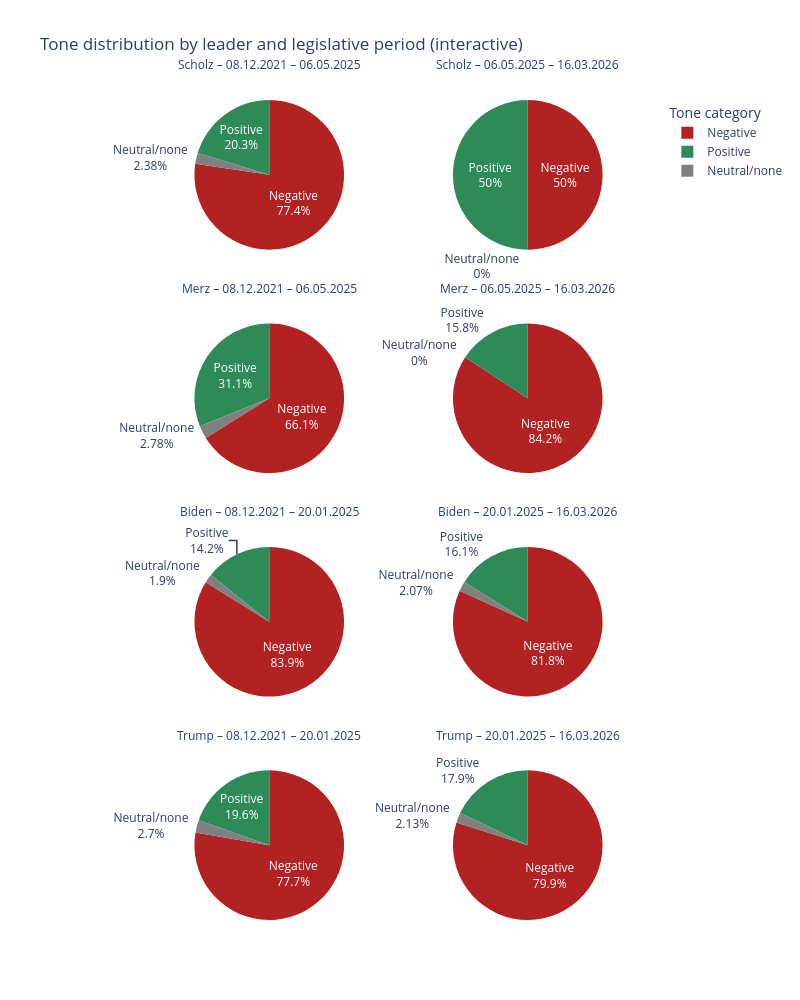

Source (notebook cell):
### Markdown cell above
**Interactive ones:**

### Code cell
import plotly.graph_objects as go

tone_focus = ["Positive", "Negative", "Neutral/none"]

leaders_order = ["Scholz", "Merz", "Biden", "Trump"]
periods_order = ["Period_DE_1", "Period_DE_2", "Period_US_1", "Period_US_2"]

leader_period_map = {
    "Scholz": ["Period_DE_1", "Period_DE_2"],
    "Merz":   ["Period_DE_1", "Period_DE_2"],
    "Biden":  ["Period_US_1", "Period_US_2"],
    "Trump":  ["Period_US_1", "Period_US_2"],
}

colors_map = {
    "Positive": "seagreen",
    "Negative": "firebrick",
    "Neutral/none": "gray"
}

fig = go.Figure()
n_rows = len(leaders_order)
n_cols = 2

v_gap = 0.09
usable_height = 1 - v_gap * (n_rows - 1)

annotations = []

for i, leader in enumerate(leaders_order):
    per_list = leader_period_map[leader]
    for j in range(n_cols):
        if j >= len(per_list):
            continue

        per = per_list[j]

        sub = counts[
            (counts["Leader"] == leader)
            & (counts["PeriodLegis"] == per)
            & (counts["ToneCategory"].isin(tone_focus))
        ]

        if sub.empty or sub["NumArticles"].fillna(0).sum() == 0:
            continue

        x0 = j / n_cols
        x1 = (j + 1) / n_cols
        y0 = 1 - usable_height * (i + 1) / n_rows - v_gap * i
        y1 = 1 - usable_height * i / n_rows   - v_gap * i

        fig.add_trace(
            go.Pie(
                labels=sub["ToneCategory"],
                values=sub["NumArticles"],
                name=f"{leader} – {per}",
                marker=dict(colors=[colors_map[t] for t in sub["ToneCategory"]]),
                textinfo="percent+label",
                hovertemplate=(
                    f"Leader: {leader}<br>"
                    f"Period: {period_label_map.get(per, per)}<br>"
                    "Tone: %{label}<br>"
                    "Articles: %{value}<extra></extra>"
                ),
                domain=dict(x=[x0, x1], y=[y0, y1]),
                legendgroup="Tone",
                showlegend=(i == 0 and j == 0)
            )
        )

        annotations.append(
            dict(
                x=(x0 + x1) / 2,
                y=y1 + 0.03,
                xref="paper",
                yref="paper",
                text=f"{leader} – {period_label_map.get(per, per)}",
                showarrow=False,
                xanchor="center",
                yanchor="bottom",
                font=dict(size=12)
            )
        )

fig.update_layout(
    height=250 * n_rows,
    width=800,
    title_text="Tone distribution by leader and legislative period (interactive)",
    legend_title_text="Tone category",
    annotations=annotations
)

fig.show()

### Figure 1 — Plotly figure (JSON) as saved in the notebook; plotly's stock layout.template omitted (floating-point values rounded to 4 significant figures)
{"data": [{"domain": {"x": [0, 0.5], "y": [0.8175, 1]}, "hovertemplate": "Leader: Scholz<br>Period: 08.12.2021 – 06.05.2025<br>Tone: %{label}<br>Articles: %{value}<extra></extra>", "labels": ["Negative", "Neutral/none", "Positive"], "legendgroup": "Tone", "marker": {"colors": ["firebrick", "gray", "seagreen"]}, "name": "Scholz – Period_DE_1", "showlegend": true, "textinfo": "percent+label", "type": "pie", "values": [1530, 47, 401]}, {"domain": {"x": [0.5, 1], "y": [0.8175, 1]}, "hovertemplate": "Leader: Scholz<br>Period: 06.05.2025 – 16.03.2026<br>Tone: %{label}<br>Articles: %{value}<extra></extra>", "labels": ["Negative", "Neutral/none", "Positive"], "legendgroup": "Tone", "marker": {"colors": ["firebrick", "gray", "seagreen"]}, "name": "Scholz – Period_DE_2", "showlegend": false, "textinfo": "percent+label", "type": "pie", "values": [5, 0, 5]}, {"domain": {"x": [0, 0.5], "y": [0.545, 0.7275]}, "hovertemplate": "Leader: Merz<br>Period: 08.12.2021 – 06.05.2025<br>Tone: %{label}<br>Articles: %{value}<extra></extra>", "labels": ["Negative", "Neutral/none", "Positive"], "legendgroup": "Tone", "marker": {"colors": ["firebrick", "gray", "seagreen"]}, "name": "Merz – Period_DE_1", "showlegend": false, "textinfo": "percent+label", "type": "pie", "values": [119, 5, 56]}, {"domain": {"x": [0.5, 1], "y": [0.545, 0.7275]}, "hovertemplate": "Leader: Merz<br>Period: 06.05.2025 – 16.03.2026<br>Tone: %{label}<br>Articles: %{value}<extra></extra>", "labels": ["Negative", "Neutral/none", "Positive"], "legendgroup": "Tone", "marker": {"colors": ["firebrick", "gray", "seagreen"]}, "name": "Merz – Period_DE_2", "showlegend": false, "textinfo": "percent+label", "type": "pie", "values": [32, 0, 6]}, {"domain": {"x": [0, 0.5], "y": [0.2725, 0.455]}, "hovertemplate": "Leader: Biden<br>Period: 08.12.2021 – 20.01.2025<br>Tone: %{label}<br>Articles: %{value}<extra></extra>", "labels": ["Negative", "Neutral/none", "Positive"], "legendgroup": "Tone", "marker": {"colors": ["firebrick", "gray", "seagreen"]}, "name": "Biden – Period_US_1", "showlegend": false, "textinfo": "percent+label", "type": "pie", "values": [16971, 384, 2883]}, {"domain": {"x": [0.5, 1], "y": [0.2725, 0.455]}, "hovertemplate": "Leader: Biden<br>Period: 20.01.2025 – 16.03.2026<br>Tone: %{label}<br>Articles: %{value}<extra></extra>", "labels": ["Negative", "Neutral/none", "Positive"], "legendgroup": "Tone", "marker": {"colors": ["firebrick", "gray", "seagreen"]}, "name": "Biden – Period_US_2", "showlegend": false, "textinfo": "percent+label", "type": "pie", "values": [2803, 71, 552]}, {"domain": {"x": [0, 0.5], "y": [0, 0.1825]}, "hovertemplate": "Leader: Trump<br>Period: 08.12.2021 – 20.01.2025<br>Tone: %{label}<br>Articles: %{value}<extra></extra>", "labels": ["Negative", "Neutral/none", "Positive"], "legendgroup": "Tone", "marker": {"colors": ["firebrick", "gray", "seagreen"]}, "name": "Trump – Period_US_1", "showlegend": false, "textinfo": "percent+label", "type": "pie", "values": [9817, 341, 2479]}, {"domain": {"x": [0.5, 1], "y": [0, 0.1825]}, "hovertemplate": "Leader: Trump<br>Period: 20.01.2025 – 16.03.2026<br>Tone: %{label}<br>Articles: %{value}<extra></extra>", "labels": ["Negative", "Neutral/none", "Positive"], "legendgroup": "Tone", "marker": {"colors": ["firebrick", "gray", "seagreen"]}, "name": "Trump – Period_US_2", "showlegend": false, "textinfo": "percent+label", "type": "pie", "values": [12281, 328, 2757]}], "layout": {"annotations": [{"font": {"size": 12}, "showarrow": false, "text": "Scholz – 08.12.2021 – 06.05.2025", "x": 0.25, "xanchor": "center", "xref": "paper", "y": 1.03, "yanchor": "bottom", "yref": "paper"}, {"font": {"size": 12}, "showarrow": false, "text": "Scholz – 06.05.2025 – 16.03.2026", "x": 0.75, "xanchor": "center", "xref": "paper", "y": 1.03, "yanchor": "bottom", "yref": "paper"}, {"font": {"size": 12}, "showarrow": false, "text": "Merz – 08.12.2021 – 06.05.2025", "x": 0.25, "xanchor": "center", "xref": "paper", "y": 0.7575, "yanchor": "bottom", "yref": "paper"}, {"font": {"size": 12}, "showarrow": false, "text": "Merz – 06.05.2025 – 16.03.2026", "x": 0.75, "xanchor": "center", "xref": "paper", "y": 0.7575, "yanchor": "bottom", "yref": "paper"}, {"font": {"size": 12}, "showarrow": false, "text": "Biden – 08.12.2021 – 20.01.2025", "x": 0.25, "xanchor": "center", "xref": "paper", "y": 0.485, "yanchor": "bottom", "yref": "paper"}, {"font": {"size": 12}, "showarrow": false, "text": "Biden – 20.01.2025 – 16.03.2026", "x": 0.75, "xanchor": "center", "xref": "paper", "y": 0.485, "yanchor": "bottom", "yref": "paper"}, {"font": {"size": 12}, "showarrow": false, "text": "Trump – 08.12.2021 – 20.01.2025", "x": 0.25, "xanchor": "center", "xref": "paper", "y": 0.2125, "yanchor": "bottom", "yref": "paper"}, {"font": {"size": 12}, "showarrow": false, "text": "Trump – 20.01.2025 – 16.03.2026", "x": 0.75, "xanchor": "center", "xref": "paper", "y": 0.2125, "yanchor": "bottom", "yref": "paper"}], "height": 1000, "legend": {"title": {"text": "Tone category"}}, "title": {"text": "Tone distribution by leader and legislative period (interactive)"}, "width": 800}}
